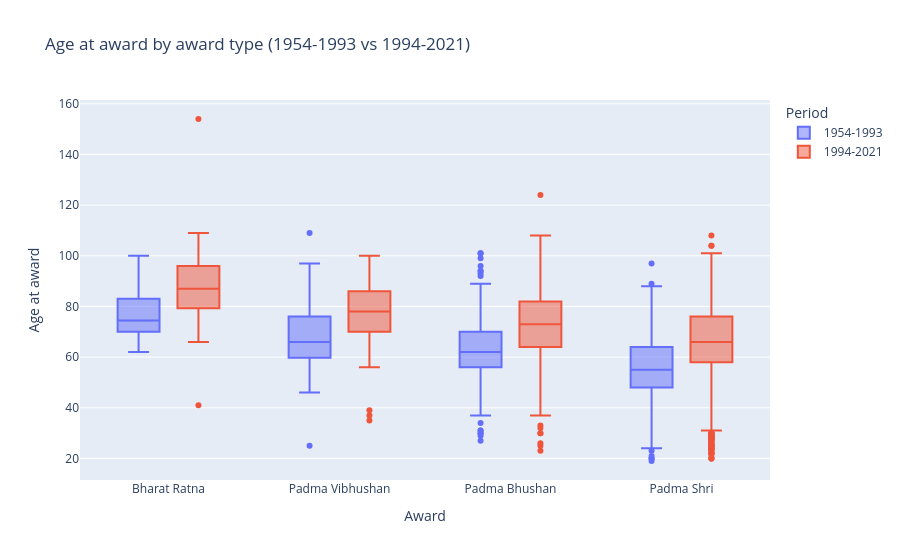
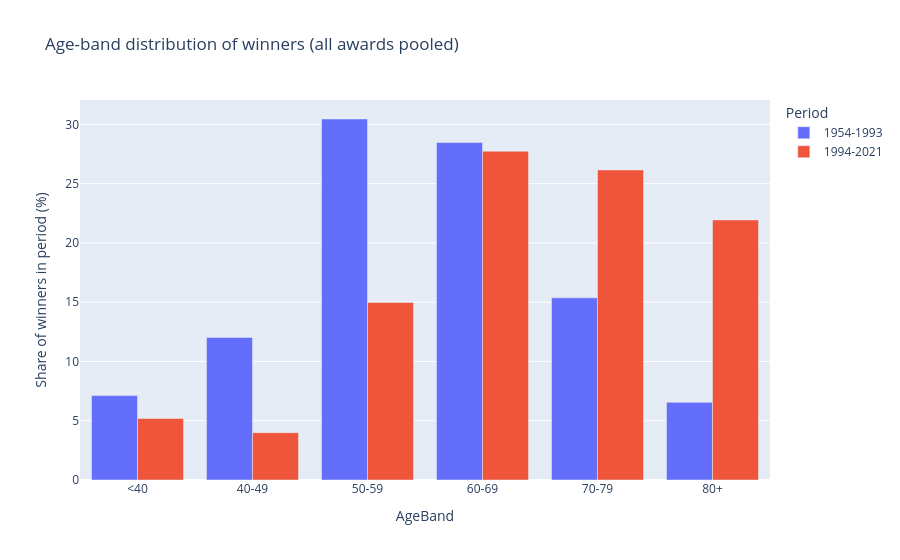
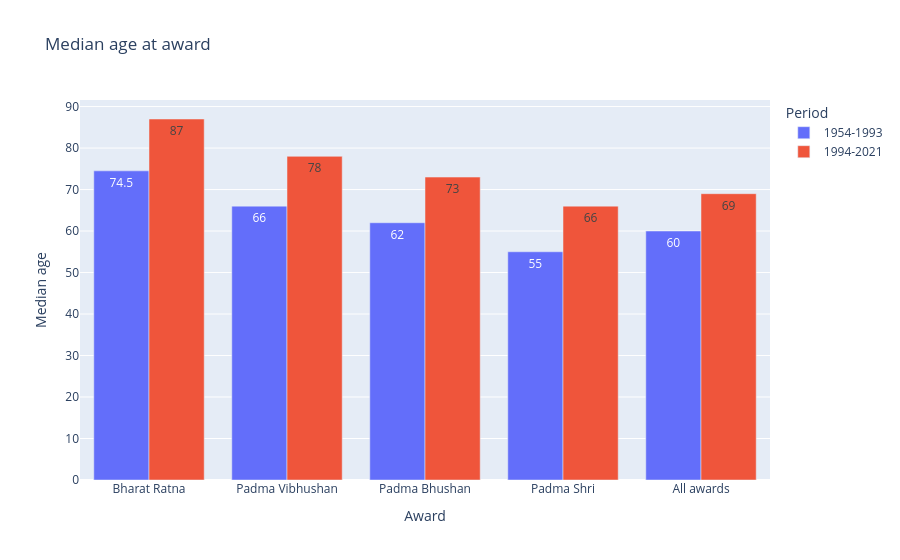
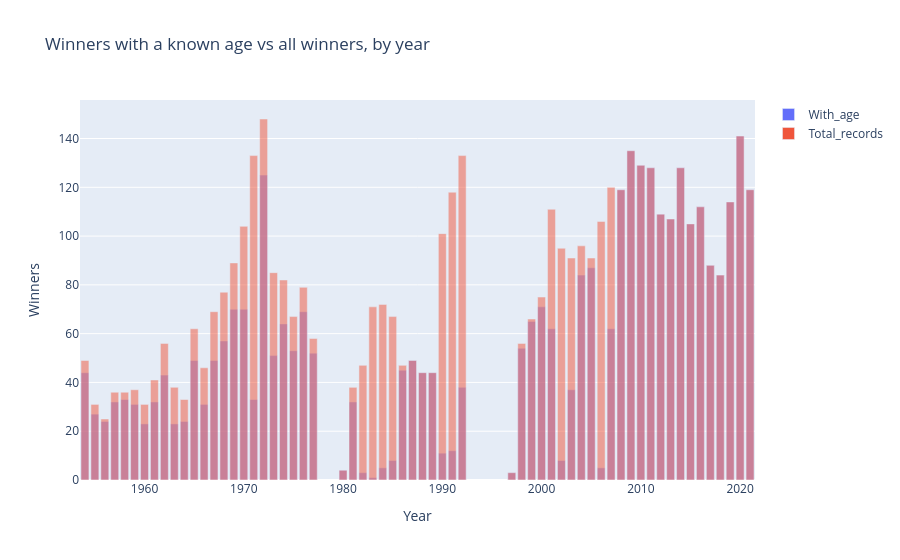

The notebook cell saved with these charts, in order:
### Code cell
# 1) Age distribution per award and period
fig = px.box(ages, x="Award", y="AgeAtAward", color="Period", points="outliers",
             category_orders={"Award": AWARDS},
             title=f"Age at award by award type ({P1} vs {P2})", labels={"AgeAtAward": "Age at award"})
fig.write_html(f"{OUT_DIR}/{HYP}_age_boxplot.html"); fig.show()

# 2) Share of winners per age band (all awards pooled)
b = age_bins[age_bins.Award == "All awards"]
fig = px.bar(b, x="AgeBand", y="Share_%", color="Period", barmode="group",
             category_orders={"AgeBand": ["<40", "40-49", "50-59", "60-69", "70-79", "80+"]},
             title="Age-band distribution of winners (all awards pooled)",
             labels={"Share_%": "Share of winners in period (%)"})
fig.write_html(f"{OUT_DIR}/{HYP}_age_bands.html"); fig.show()

# 3) Median age (from the summary CSVs)
fig = px.bar(age_sum, x="Award", y="median", color="Period", barmode="group", text="median",
             category_orders={"Award": AWARDS + ["All awards"]},
             title="Median age at award", labels={"median": "Median age"})
fig.write_html(f"{OUT_DIR}/{HYP}_median_age.html"); fig.show()

# 4) Data quality: how many winners have an age, by year
fig = px.bar(age_cov, x="Year", y=["With_age", "Total_records"], barmode="overlay",
             title="Winners with a known age vs all winners, by year",
             labels={"value": "Winners", "variable": ""})
fig.write_html(f"{OUT_DIR}/{HYP}_age_coverage.html"); fig.show()

### Figure 1 — Plotly figure (JSON) as saved in the notebook; plotly's stock layout.template omitted (floating-point values rounded to 4 significant figures; data arrays with more than 128 entries replaced by an {"elided": "..."} marker saying what was removed)
{"data": [{"alignmentgroup": "True", "boxpoints": "outliers", "hovertemplate": "Period=1954-1993<br>Award=%{x}<br>Age at award=%{y}<extra></extra>", "legendgroup": "1954-1993", "marker": {"color": "#636efa"}, "name": "1954-1993", "notched": false, "offsetgroup": "1954-1993", "orientation": "v", "showlegend": true, "type": "box", "x": {"elided": "1405 str values"}, "x0": " ", "xaxis": "x", "y": {"elided": "1405 float values"}, "y0": " ", "yaxis": "y"}, {"alignmentgroup": "True", "boxpoints": "outliers", "hovertemplate": "Period=1994-2021<br>Award=%{x}<br>Age at award=%{y}<extra></extra>", "legendgroup": "1994-2021", "marker": {"color": "#EF553B"}, "name": "1994-2021", "notched": false, "offsetgroup": "1994-2021", "orientation": "v", "showlegend": true, "type": "box", "x": {"elided": "2156 str values"}, "x0": " ", "xaxis": "x", "y": {"elided": "2156 float values"}, "y0": " ", "yaxis": "y"}], "layout": {"boxmode": "group", "legend": {"title": {"text": "Period"}, "tracegroupgap": 0}, "title": {"text": "Age at award by award type (1954-1993 vs 1994-2021)"}, "xaxis": {"anchor": "y", "categoryarray": ["Bharat Ratna", "Padma Vibhushan", "Padma Bhushan", "Padma Shri"], "categoryorder": "array", "domain": [0, 1], "title": {"text": "Award"}}, "yaxis": {"anchor": "x", "domain": [0, 1], "title": {"text": "Age at award"}}}}

### Figure 2 — Plotly figure (JSON) as saved in the notebook; plotly's stock layout.template omitted (floating-point values rounded to 4 significant figures)
{"data": [{"alignmentgroup": "True", "hovertemplate": "Period=1954-1993<br>AgeBand=%{x}<br>Share of winners in period (%)=%{y}<extra></extra>", "legendgroup": "1954-1993", "marker": {"color": "#636efa", "pattern": {"shape": ""}}, "name": "1954-1993", "offsetgroup": "1954-1993", "orientation": "v", "showlegend": true, "textposition": "auto", "type": "bar", "x": ["<40", "40-49", "50-59", "60-69", "70-79", "80+"], "xaxis": "x", "y": [7.12, 12.03, 30.46, 28.47, 15.37, 6.55], "yaxis": "y"}, {"alignmentgroup": "True", "hovertemplate": "Period=1994-2021<br>AgeBand=%{x}<br>Share of winners in period (%)=%{y}<extra></extra>", "legendgroup": "1994-2021", "marker": {"color": "#EF553B", "pattern": {"shape": ""}}, "name": "1994-2021", "offsetgroup": "1994-2021", "orientation": "v", "showlegend": true, "textposition": "auto", "type": "bar", "x": ["<40", "40-49", "50-59", "60-69", "70-79", "80+"], "xaxis": "x", "y": [5.19, 3.99, 14.98, 27.74, 26.16, 21.94], "yaxis": "y"}], "layout": {"barmode": "group", "legend": {"title": {"text": "Period"}, "tracegroupgap": 0}, "title": {"text": "Age-band distribution of winners (all awards pooled)"}, "xaxis": {"anchor": "y", "categoryarray": ["<40", "40-49", "50-59", "60-69", "70-79", "80+"], "categoryorder": "array", "domain": [0, 1], "title": {"text": "AgeBand"}}, "yaxis": {"anchor": "x", "domain": [0, 1], "title": {"text": "Share of winners in period (%)"}}}}

### Figure 3 — Plotly figure (JSON) as saved in the notebook; plotly's stock layout.template omitted (floating-point values rounded to 4 significant figures)
{"data": [{"alignmentgroup": "True", "hovertemplate": "Period=1954-1993<br>Award=%{x}<br>Median age=%{text}<extra></extra>", "legendgroup": "1954-1993", "marker": {"color": "#636efa", "pattern": {"shape": ""}}, "name": "1954-1993", "offsetgroup": "1954-1993", "orientation": "v", "showlegend": true, "text": [74.5, 66.0, 62.0, 55.0, 60.0], "textposition": "auto", "type": "bar", "x": ["Bharat Ratna", "Padma Vibhushan", "Padma Bhushan", "Padma Shri", "All awards"], "xaxis": "x", "y": [74.5, 66.0, 62.0, 55.0, 60.0], "yaxis": "y"}, {"alignmentgroup": "True", "hovertemplate": "Period=1994-2021<br>Award=%{x}<br>Median age=%{text}<extra></extra>", "legendgroup": "1994-2021", "marker": {"color": "#EF553B", "pattern": {"shape": ""}}, "name": "1994-2021", "offsetgroup": "1994-2021", "orientation": "v", "showlegend": true, "text": [87.0, 78.0, 73.0, 66.0, 69.0], "textposition": "auto", "type": "bar", "x": ["Bharat Ratna", "Padma Vibhushan", "Padma Bhushan", "Padma Shri", "All awards"], "xaxis": "x", "y": [87.0, 78.0, 73.0, 66.0, 69.0], "yaxis": "y"}], "layout": {"barmode": "group", "legend": {"title": {"text": "Period"}, "tracegroupgap": 0}, "title": {"text": "Median age at award"}, "xaxis": {"anchor": "y", "categoryarray": ["Bharat Ratna", "Padma Vibhushan", "Padma Bhushan", "Padma Shri", "All awards"], "categoryorder": "array", "domain": [0, 1], "title": {"text": "Award"}}, "yaxis": {"anchor": "x", "domain": [0, 1], "title": {"text": "Median age"}}}}

### Figure 4 — Plotly figure (JSON) as saved in the notebook; plotly's stock layout.template omitted (floating-point values rounded to 4 significant figures)
{"data": [{"hovertemplate": "=With_age<br>Year=%{x}<br>Winners=%{y}<extra></extra>", "legendgroup": "With_age", "marker": {"color": "#636efa", "opacity": 0.5, "pattern": {"shape": ""}}, "name": "With_age", "orientation": "v", "showlegend": true, "textposition": "auto", "type": "bar", "x": [1954, 1955, 1956, 1957, 1958, 1959, 1960, 1961, 1962, 1963, 1964, 1965, 1966, 1967, 1968, 1969, 1970, 1971, 1972, 1973, 1974, 1975, 1976, 1977, 1980, 1981, 1982, 1983, 1984, 1985, 1986, 1987, 1988, 1989, 1990, 1991, 1992, 1997, 1998, 1999, 2000, 2001, 2002, 2003, 2004, 2005, 2006, 2007, 2008, 2009, 2010, 2011, 2012, 2013, 2014, 2015, 2016, 2017, 2018, 2019, 2020, 2021], "xaxis": "x", "y": [44, 27, 24, 32, 33, 31, 23, 32, 43, 23, 24, 49, 31, 49, 57, 70, 70, 33, 125, 51, 64, 53, 69, 52, 4, 32, 3, 1, 5, 8, 45, 49, 44, 44, 11, 12, 38, 3, 54, 65, 71, 62, 8, 37, 84, 87, 5, 62, 119, 135, 129, 128, 109, 107, 128, 105, 112, 88, 84, 114, 141, 119], "yaxis": "y"}, {"hovertemplate": "=Total_records<br>Year=%{x}<br>Winners=%{y}<extra></extra>", "legendgroup": "Total_records", "marker": {"color": "#EF553B", "opacity": 0.5, "pattern": {"shape": ""}}, "name": "Total_records", "orientation": "v", "showlegend": true, "textposition": "auto", "type": "bar", "x": [1954, 1955, 1956, 1957, 1958, 1959, 1960, 1961, 1962, 1963, 1964, 1965, 1966, 1967, 1968, 1969, 1970, 1971, 1972, 1973, 1974, 1975, 1976, 1977, 1980, 1981, 1982, 1983, 1984, 1985, 1986, 1987, 1988, 1989, 1990, 1991, 1992, 1997, 1998, 1999, 2000, 2001, 2002, 2003, 2004, 2005, 2006, 2007, 2008, 2009, 2010, 2011, 2012, 2013, 2014, 2015, 2016, 2017, 2018, 2019, 2020, 2021], "xaxis": "x", "y": [49, 31, 25, 36, 36, 37, 31, 41, 56, 38, 33, 62, 46, 69, 77, 89, 104, 133, 148, 85, 82, 67, 79, 58, 4, 38, 47, 71, 72, 67, 47, 49, 44, 44, 101, 118, 133, 3, 56, 66, 75, 111, 95, 91, 96, 91, 106, 120, 119, 135, 129, 128, 109, 107, 128, 105, 112, 88, 84, 114, 141, 119], "yaxis": "y"}], "layout": {"barmode": "overlay", "legend": {"title": {"text": ""}, "tracegroupgap": 0}, "title": {"text": "Winners with a known age vs all winners, by year"}, "xaxis": {"anchor": "y", "domain": [0, 1], "title": {"text": "Year"}}, "yaxis": {"anchor": "x", "domain": [0, 1], "title": {"text": "Winners"}}}}
